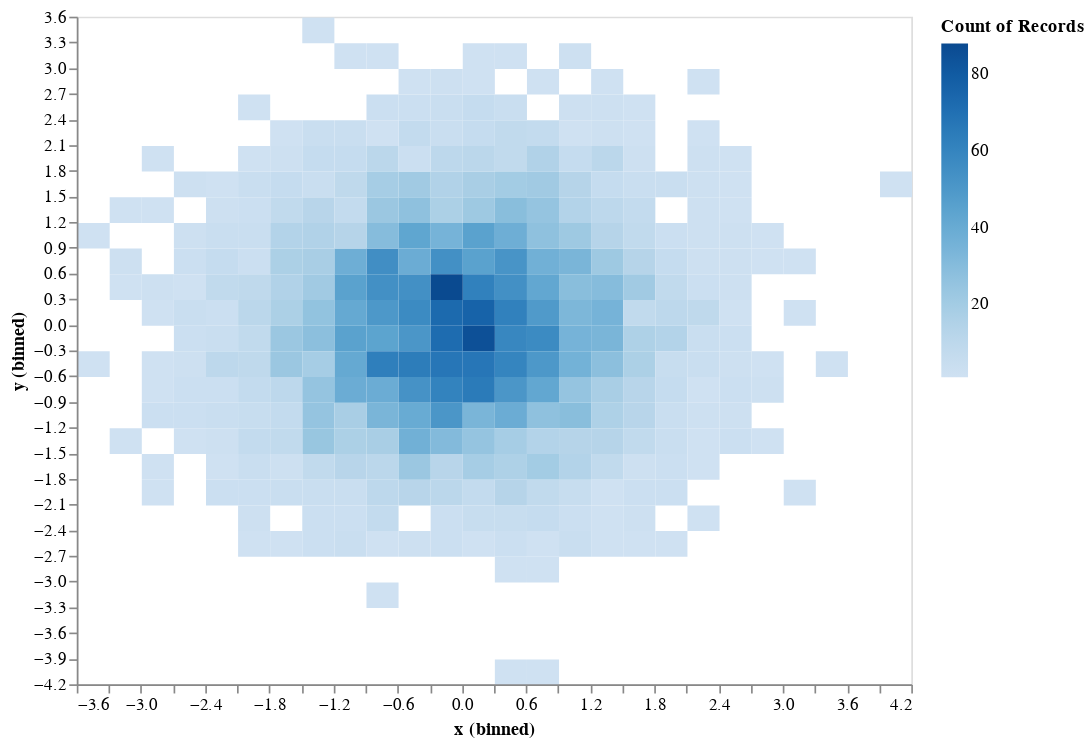

Notebook code for this chart:
### Markdown cell above
### Altair Hexbin

### Code cell
import altair as alt
import pandas as pd
import numpy as np

# data
df = pd.DataFrame({"x": x, "y": y})

# bin size adjustments
hex_chart = (
    alt.Chart(df)
    .mark_rect()
    .encode(
        x=alt.X("x:Q", bin=alt.Bin(step=0.3)),
        y=alt.Y("y:Q", bin=alt.Bin(step=0.3)),
        color=alt.Color("count()", scale=alt.Scale(scheme='blues'))
    )
    .properties(width=500, height=400)
)

hex_chart

### Figure 1 — Vega-Lite specification as saved in the notebook (floating-point values rounded to 4 significant figures; data arrays with more than 128 entries replaced by an {"elided": "..."} marker saying what was removed)
{"config": {"view": {"continuousWidth": 300, "continuousHeight": 300}}, "data": {"name": "data-2289f9cc1db1bcf144fd7f94b30e2b2f"}, "mark": {"type": "rect"}, "encoding": {"color": {"aggregate": "count", "scale": {"scheme": "blues"}, "type": "quantitative"}, "x": {"bin": {"step": 0.3}, "field": "x", "type": "quantitative"}, "y": {"bin": {"step": 0.3}, "field": "y", "type": "quantitative"}}, "height": 400, "width": 500, "$schema": "https://vega.github.io/schema/vega-lite/v6.1.0.json", "datasets": {"data-2289f9cc1db1bcf144fd7f94b30e2b2f": {"elided": "5000 records"}}}
